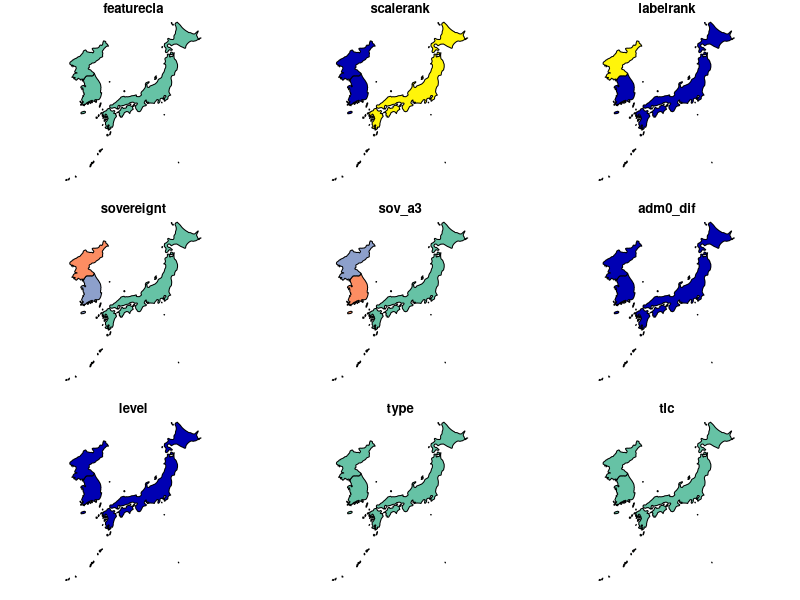

Write R code to recreate this figure. (Note: this script raises an error after producing the figure.)
## ---- chunk 1
knitr::opts_chunk$set(echo = TRUE)

countries <- rnaturalearth::ne_countries(country = c('Japan', 'South Korea', 'North Korea'), returnclass = 'sf', scale = 'medium')
plot(countries)
## ---- chunk 2
gdd <- read_stars('~/Desktop/CHELSA_gdd10_1981-2010_V.2.1.tif') %>%
  st_crop(countries) %>%
  setNames('GDD10')
## ---- chunk 3
ggplot() +
  geom_stars(data = gdd) +
  scale_fill_viridis_c(option = 'magma', na.value = NA) +
  geom_sf(data = countries, fill = NA) +
  coord_sf(ylim = c(30, 45)) +
  theme_bw()
## ---- chunk 4
gdd_class <- gdd %>% 
  transmute(niche = case_when(GDD10 > 3300 ~ 'Tropical Japonica (130 day)',
                              GDD10 > 3000 ~ 'Temperate Japonica (150 day) and Indica (120 day)',
                              GDD10 > 2900 ~ 'Tropical Japonica (120 day)',
                              GDD10 > 2500 ~ 'Temperate Japonica (130 day)',
                              GDD10 > 2400 ~ 'Indica (110 day)',
                              !is.na(GDD10) ~ 'None') %>%
              factor(levels = c('None', 'Indica (110 day)', 
                                'Temperate Japonica (130 day)', 
                                'Tropical Japonica (120 day)', 
                                'Indica (120 day) or Temperate Japonica (150 day)', 
                                'Tropical Japonica (130 day)'))) 
## ---- chunk 5
ggplot() +
  geom_stars(data = gdd_class) +
  scale_fill_brewer(palette = 'Spectral', direction = -1, na.value = NA) +
  geom_sf(data = countries, fill = NA) +
  coord_sf(ylim = c(30, 45)) +
  theme_bw()
